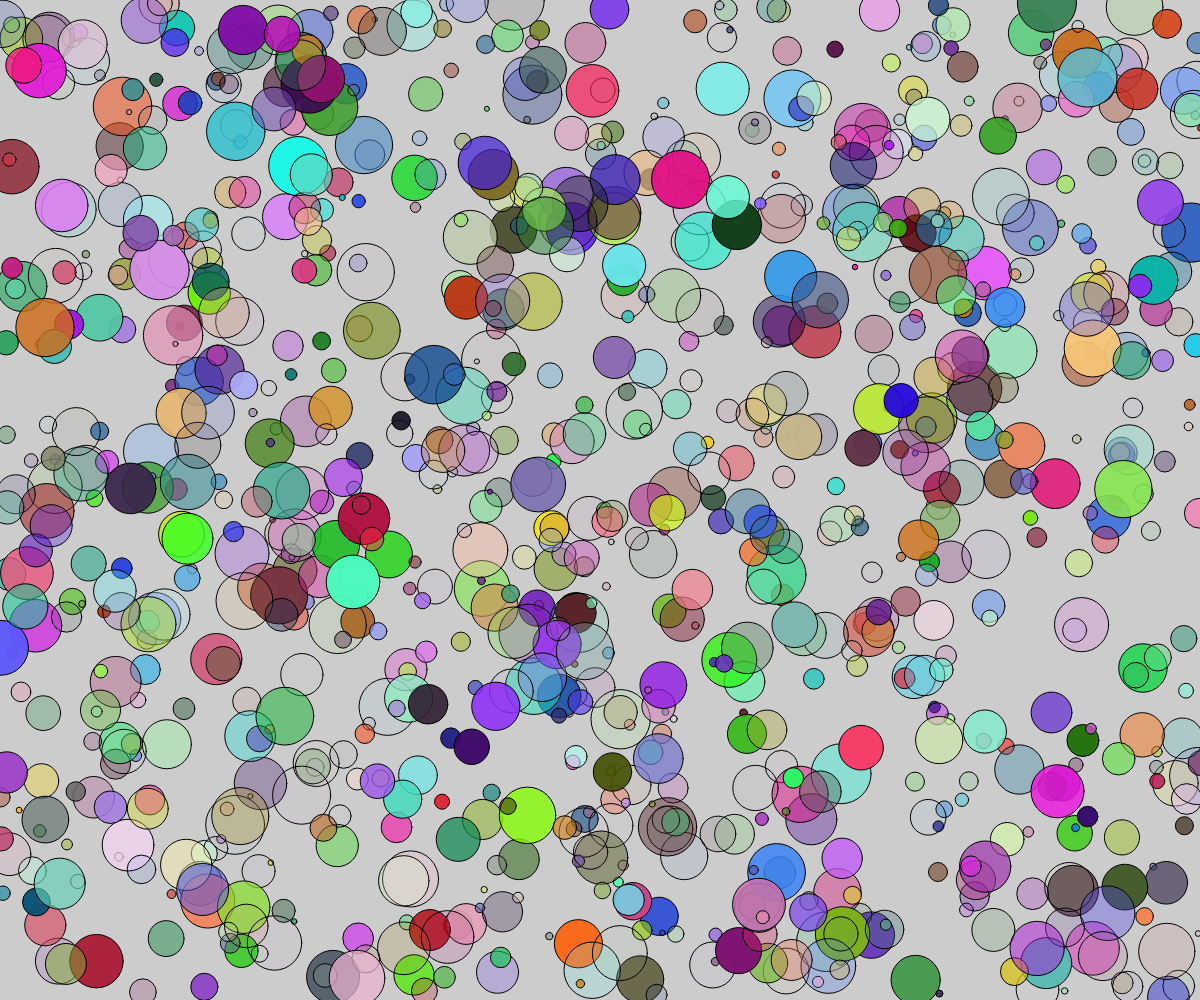
Frame 1 (no input)
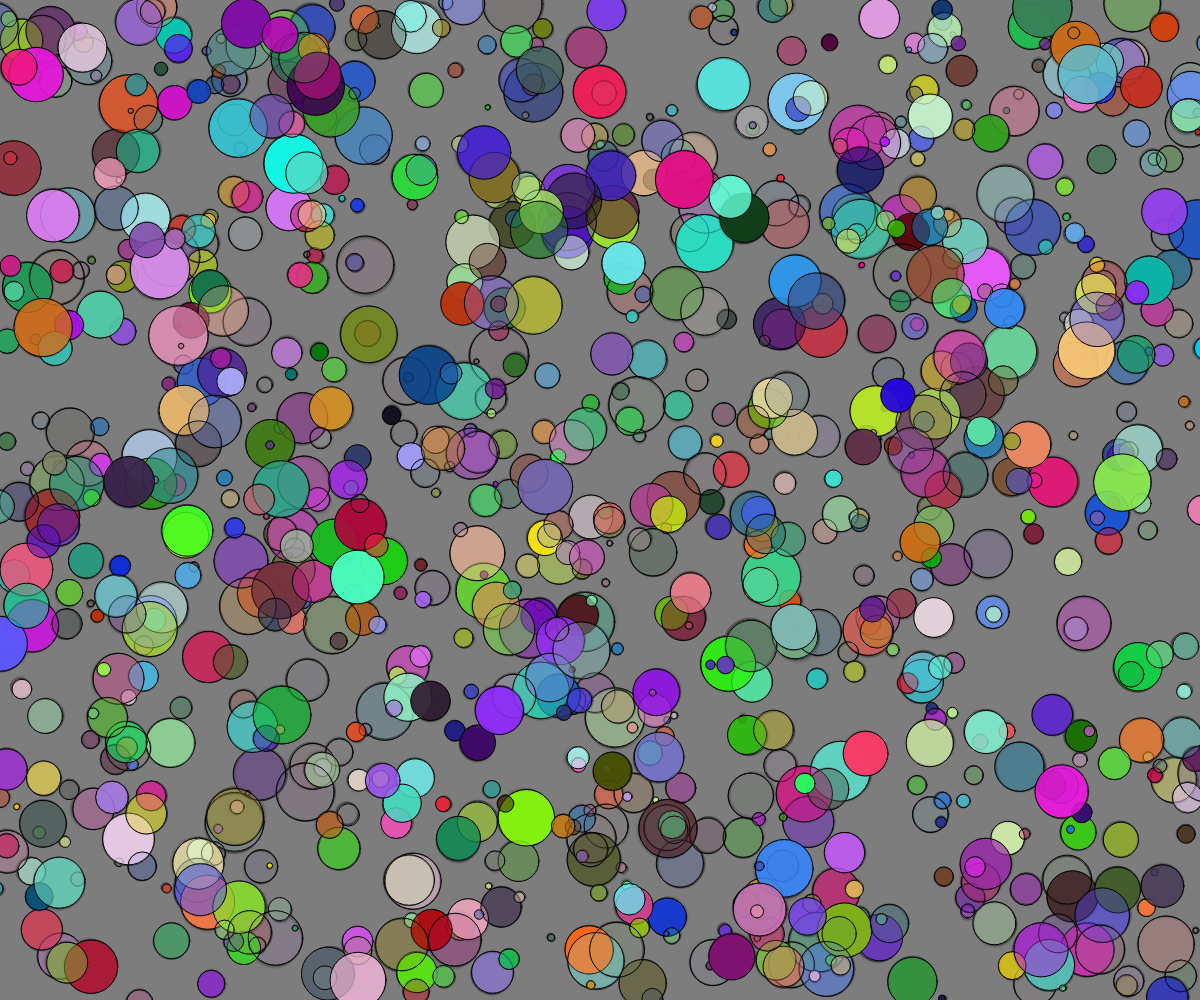
Frame 60 (no input)
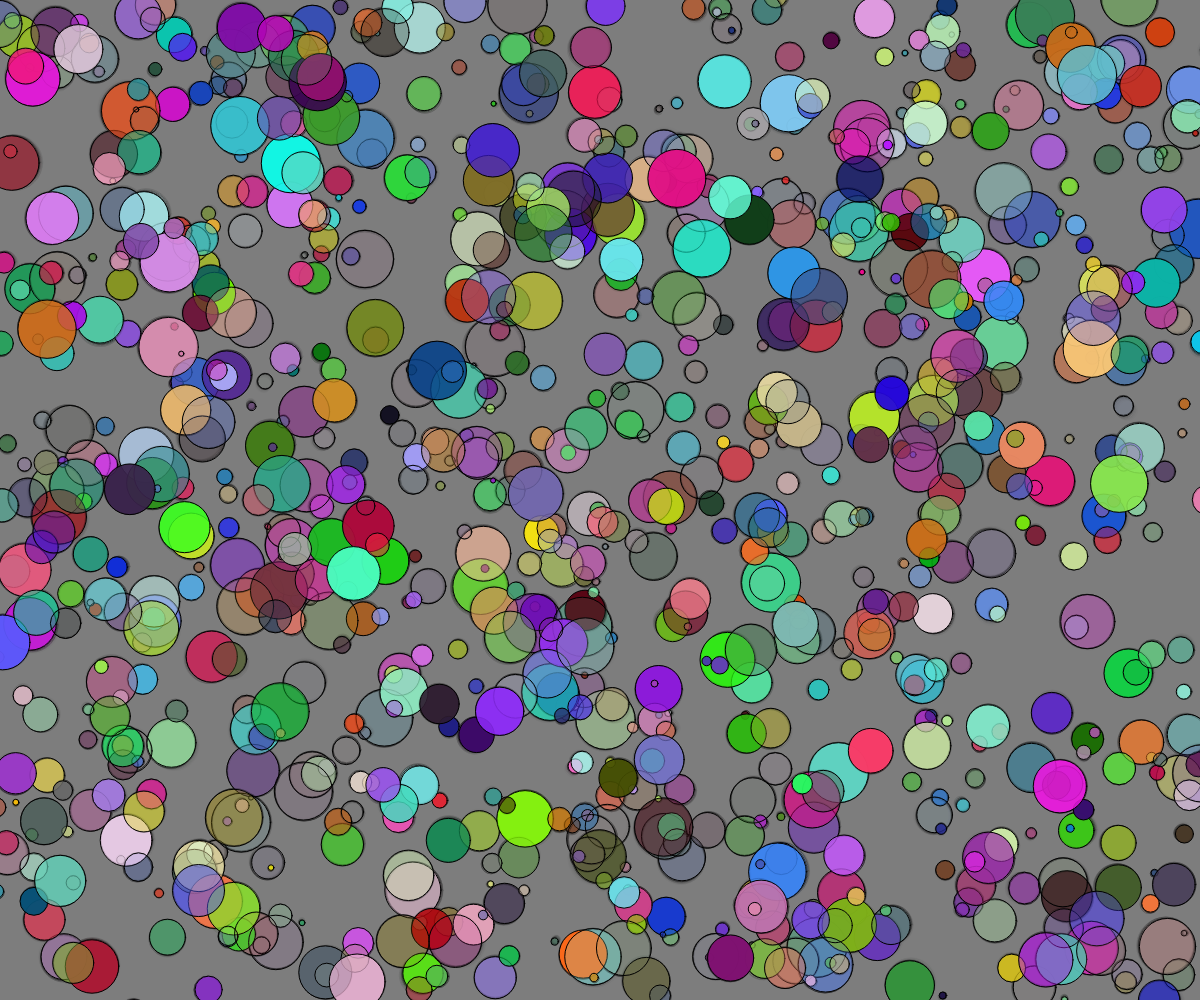
Frame 120 (the mouse pressed at the canvas centre since frame 60)

The p5.js sketch that drew these frames (run headless with seeded random() and noise() and a simulated clock; from frame 60 on, the mouse is pressed at the canvas centre):

// p5.js sketch
// ── sketch.js
var bugs = [];

function setup() {
  createCanvas(windowWidth, windowHeight);
  // Create object
  for (var i = 0; i < 1000; i++) {
    bug = new Jitter();
    bugs.push(bug);
  }
}

function draw() {
  background(125, 100);
  for (var i = 0; i < bugs.length; i++) {
    bugs[i].move();
    bugs[i].display();
  }
}

function Jitter() {
  this.x = random(width);
  this.y = random(height);
  this.diameter = random(5, 60);
  this.speed = 1;
  this.r = random(255);
  this.g = random(255);
  this.b = random(255);
  this.a = random(255);
  this.col = [this.r,this.g,this.b,this.a];

  this.move = function() {
    this.x += random(-this.speed, this.speed);
    this.y += random(-this.speed, this.speed);
  };

  this.display = function() {
    fill(...this.col);
    ellipse(this.x, this.y, this.diameter, this.diameter);
  };
}
